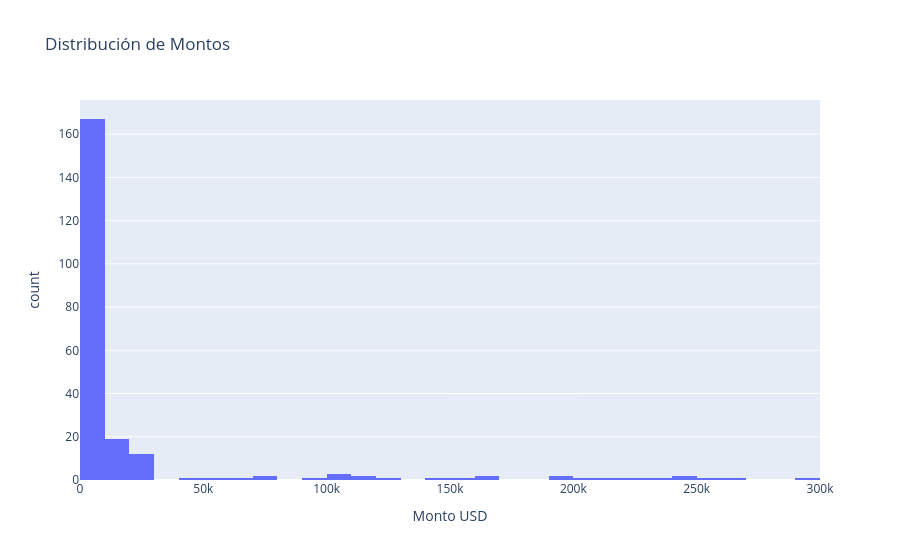

The notebook cell this image was saved under:
### Code cell
px.histogram(
    df,
    x="Monto USD",
    title="Distribución de Montos"
)

### Figure 1 — Plotly figure (JSON) as saved in the notebook; plotly's stock layout.template omitted (floating-point values rounded to 4 significant figures; data arrays with more than 128 entries replaced by an {"elided": "..."} marker saying what was removed)
{"data": [{"bingroup": "x", "hovertemplate": "Monto USD=%{x}<br>count=%{y}<extra></extra>", "legendgroup": "", "marker": {"color": "#636efa", "pattern": {"shape": ""}}, "name": "", "orientation": "v", "showlegend": false, "x": {"elided": "550 float values"}, "xaxis": "x", "yaxis": "y", "type": "histogram"}], "layout": {"xaxis": {"anchor": "y", "domain": [0.0, 1.0], "title": {"text": "Monto USD"}}, "yaxis": {"anchor": "x", "domain": [0.0, 1.0], "title": {"text": "count"}}, "legend": {"tracegroupgap": 0}, "title": {"text": "Distribución de Montos"}, "barmode": "relative"}}
